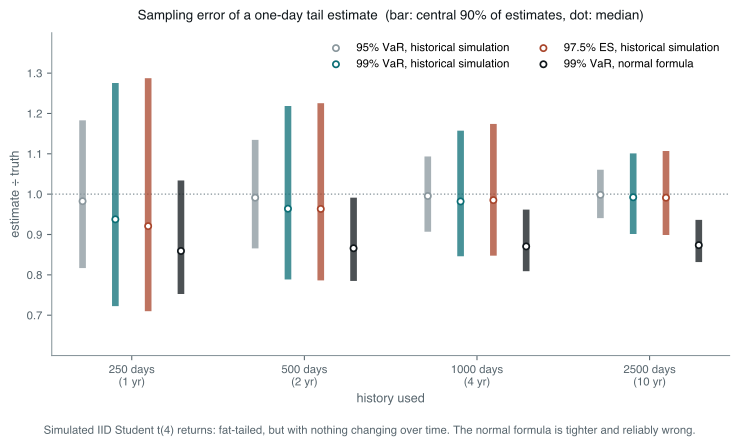

Source code (Python):
# How precisely a tail-risk number can be estimated at all. IID Student t(4)
# returns, so every model assumption holds and the only problem is sample size:
# the bars are the central 90% of estimates across 20,000 simulated histories,
# as a ratio to the true value.
#
# Run standalone:  uv run --no-project --with matplotlib,numpy python <path>

import os

os.environ.setdefault("SOURCE_DATE_EPOCH", "1735689600")

import matplotlib

matplotlib.use("Agg")
matplotlib.rcParams["svg.fonttype"] = "path"
matplotlib.rcParams["svg.hashsalt"] = "var_estimation_error"
matplotlib.rcParams["font.family"] = ["Helvetica", "Arial", "DejaVu Sans"]

from pathlib import Path

import matplotlib.pyplot as plt
import numpy as np
from var_common import GREY, INK, MUTED, RUST, TEAL, estimation_error

OUT = Path(__file__).with_suffix("")


def main() -> None:
    results = estimation_error()
    windows = list(results)
    series = [
        ("VaR 95% (HS)", "95% VaR, historical simulation", GREY),
        ("VaR 99% (HS)", "99% VaR, historical simulation", TEAL),
        ("ES 97.5% (HS)", "97.5% ES, historical simulation", RUST),
        ("VaR 99% (normal)", "99% VaR, normal formula", INK),
    ]
    fig, ax = plt.subplots(figsize=(7.8, 4.4))
    ax.axhline(1.0, color=GREY, lw=1.0, ls=":")
    for j, (key, label, colour) in enumerate(series):
        for i, n in enumerate(windows):
            lo, mid, hi = np.quantile(results[n][key], [0.05, 0.5, 0.95])
            xpos = i + (j - 1.5) * 0.19
            ax.plot([xpos, xpos], [lo, hi], color=colour, lw=5, alpha=0.75, solid_capstyle="butt")
            ax.scatter([xpos], [mid], s=22, color="white", edgecolor=colour, linewidth=1.3, zorder=5, label=label if i == 0 else None)
    ax.set_xticks(range(len(windows)))
    ax.set_xticklabels([f"{n} days\n({n / 250:g} yr)" for n in windows])
    ax.set_ylim(0.6, 1.4)
    ax.set_yticks([0.7, 0.8, 0.9, 1.0, 1.1, 1.2, 1.3])
    ax.set_ylabel("estimate ÷ truth", fontsize=9.5, color=MUTED)
    ax.set_xlabel("history used", fontsize=9.5, color=MUTED)
    ax.set_title(
        "Sampling error of a one-day tail estimate  (bar: central 90% of estimates, dot: median)",
        fontsize=10,
        color=INK,
        pad=10,
    )
    ax.tick_params(labelsize=8.5, colors=MUTED)
    for side in ("top", "right"):
        ax.spines[side].set_visible(False)
    for side in ("left", "bottom"):
        ax.spines[side].set_color(GREY)
    ax.legend(fontsize=8.5, frameon=False, loc="upper right", ncol=2)
    fig.text(
        0.5,
        -0.04,
        "Simulated IID Student t(4) returns: fat-tailed, but with nothing changing over time. "
        "The normal formula is tighter and reliably wrong.",
        ha="center",
        fontsize=8.5,
        color=MUTED,
    )
    fig.tight_layout()
    for ext in ("pdf", "svg"):
        fig.savefig(f"{OUT}.{ext}", transparent=True, bbox_inches="tight")


main()
